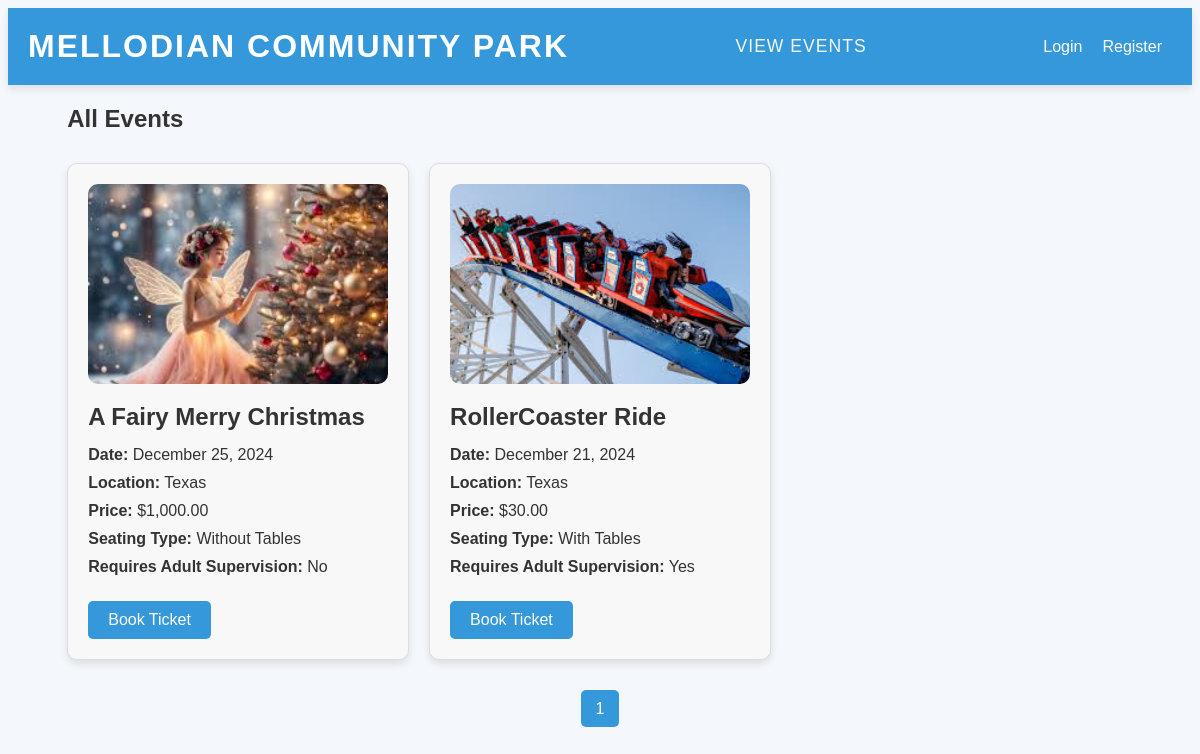
The page / on the database its author committed.
### tables this page shows
CREATE TABLE `events` (
  `id` int(11) NOT NULL,
  `name` varchar(255) NOT NULL,
  `description` text NOT NULL,
  `date_time` datetime NOT NULL,
  `location` varchar(255) NOT NULL,
  `price` decimal(10,2) NOT NULL,
  `image` varchar(255) NOT NULL,
  `is_supervised` tinyint(1) DEFAULT 0,
  `seating_type` enum('With Tables','Without Tables') NOT NULL
);

### index.php (the view, shortened to what this page needs)
<?php
@include 'config.php';
$limit = 6;
$page = isset($_GET['page']) ? $_GET['page'] : 1;
$offset = ($page - 1) * $limit;
$select_events = mysqli_query($conn, "SELECT * FROM `events` LIMIT $offset, $limit");
?>
<!DOCTYPE html>
<html lang="en">
<head>
    <link rel="stylesheet" href="https://cdnjs.cloudflare.com/ajax/libs/font-awesome/6.0.0/css/all.min.css">
    <link rel="stylesheet" href="css/style.css">
</head>
<body>
<?php include 'header.php'; ?>
<div class="container">
    <h2>All Events</h2>
    <div class="event-grid">
        <?php
        if (mysqli_num_rows($select_events) > 0) {
            while ($row = mysqli_fetch_assoc($select_events)) {
        ?>
            <div class="event-card">
                <img src="images/events/<?php echo $row['image']; ?>" alt="<?php echo $row['name']; ?>">
                <h3><?php echo $row['name']; ?></h3>
                <p><strong>Date:</strong> <?php echo date('F j, Y', strtotime($row['date_time'])); ?></p>
                <p><strong>Location:</strong> <?php echo $row['location']; ?></p>
                <p><strong>Price:</strong> $<?php echo number_format($row['price'], 2); ?></p>
                <p><strong>Seating Type:</strong> <?php echo $row['seating_type']; ?></p>
                <p><strong>Requires Adult Supervision:</strong> <?php echo ($row['is_supervised'] == 1) ? 'Yes' : 'No'; ?></p>
                <a href="book_ticket.php?id=<?php echo $row['id']; ?>" class="btn">Book Ticket</a>
            </div>
        <?php
            }
        } else {
            echo "<p>No events found.</p>";
        }
        ?>
    </div>
    <?php
    $total_events_query = mysqli_query($conn, "SELECT COUNT(*) AS total FROM `events`");
    $total_events = mysqli_fetch_assoc($total_events_query)['total'];
    $total_pages = ceil($total_events / $limit);
    echo '<div class="pagination">';
    for ($i = 1; $i <= $total_pages; $i++) {
        echo '<a href="index.php?page=' . $i . '">' . $i . '</a>';
    }
    echo '</div>';
    ?>
</div>
</body>
</html>

### css/style.css (style rules this page uses)
body { font-family: 'Arial', sans-serif; background-color: #f4f7fc; color: #333; }
.pagination { margin: 20px 0; text-align: center; }
.container { width: 90%; margin: 0 auto; }
h3 { color: #333; font-size: 1.8rem; margin-bottom: 20px; }
.btn { padding: 10px 20px; background-color: #3498db; color: #fff; border: none; border-radius: 5px; cursor: pointer; }
.event-grid { display: grid; grid-template-columns: repeat(auto-fill, minmax(300px, 1fr)); gap: 20px; margin-top: 30px; }
.event-card { background: #f8f8f8; border: 1px solid #ddd; padding: 20px; border-radius: 10px; box-shadow: 0 4px 8px rgba(0, 0, 0, 0.1); transition: transform 0.3s ease; }
.event-card img { width: 100%; height: 200px; object-fit: cover; border-radius: 10px; }
.event-card h3 { font-size: 1.5rem; margin: 15px 0; }
.event-card p { font-size: 1rem; margin: 10px 0; }
.event-card .btn { display: inline-block; margin-top: 15px; padding: 10px 20px; background-color: #3498db; color: white; border-radius: 5px; text-decoration: none; }
.pagination { text-align: center; margin-top: 40px; }
.pagination a { margin: 0 10px; padding: 10px 15px; background-color: #3498db; color: white; text-decoration: none; border-radius: 5px; }

### rows shown on the page
events: image (picture), name "A Fairy Merry Christmas", date_time "December 25, 2024", location "Texas", price "1,000.00", seating_type "Without Tables", is_supervised "No"
events: image (picture), name "RollerCoaster Ride", date_time "December 21, 2024", location "Texas", price "30.00", seating_type "With Tables", is_supervised "Yes"
